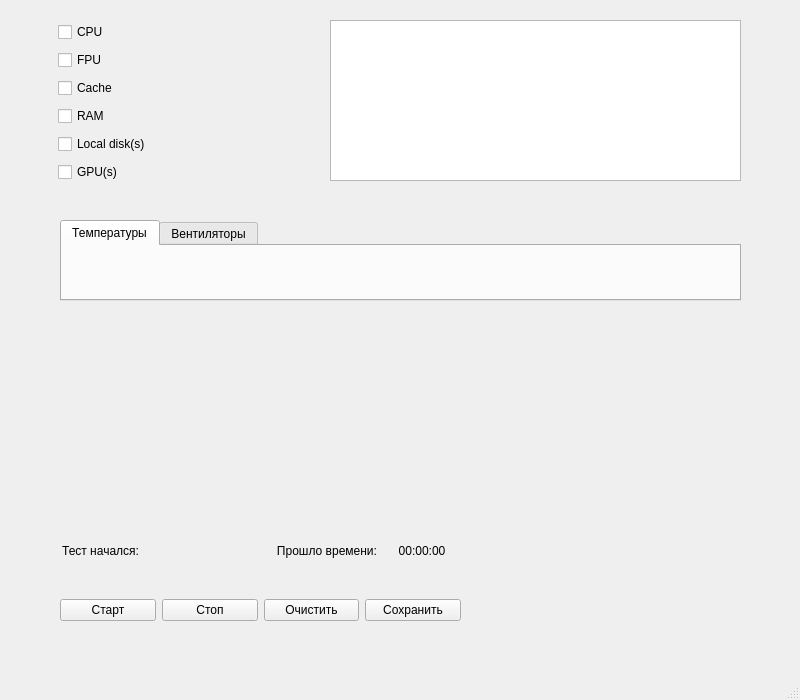
<?xml version="1.0" encoding="UTF-8"?>
<ui version="4.0">
 <class>StressTestApp</class>
 <widget class="QMainWindow" name="StressTestApp">
  <property name="geometry">
   <rect>
    <x>0</x>
    <y>0</y>
    <width>800</width>
    <height>700</height>
   </rect>
  </property>
  <property name="windowTitle">
   <string>StressTestApp</string>
  </property>
  <widget class="QWidget" name="centralwidget">
   <widget class="QWidget" name="horizontalLayoutWidget">
    <property name="geometry">
     <rect>
      <x>60</x>
      <y>590</y>
      <width>401</width>
      <height>41</height>
     </rect>
    </property>
    <layout class="QHBoxLayout" name="buttons_horizontalLayout">
     <item>
      <widget class="QPushButton" name="start_pushButton">
       <property name="text">
        <string>Старт</string>
       </property>
      </widget>
     </item>
     <item>
      <widget class="QPushButton" name="stop_pushButton">
       <property name="text">
        <string>Стоп</string>
       </property>
      </widget>
     </item>
     <item>
      <widget class="QPushButton" name="clear_pushButton">
       <property name="text">
        <string>Очистить</string>
       </property>
      </widget>
     </item>
     <item>
      <widget class="QPushButton" name="saveLogs_pushButton">
       <property name="text">
        <string>Сохранить</string>
       </property>
      </widget>
     </item>
    </layout>
   </widget>
   <widget class="QTabWidget" name="tabWidget">
    <property name="geometry">
     <rect>
      <x>60</x>
      <y>220</y>
      <width>681</width>
      <height>81</height>
     </rect>
    </property>
    <property name="currentIndex">
     <number>0</number>
    </property>
    <widget class="QWidget" name="temperatures">
     <attribute name="title">
      <string>Температуры</string>
     </attribute>
    </widget>
    <widget class="QWidget" name="coolingFans">
     <attribute name="title">
      <string>Вентиляторы</string>
     </attribute>
    </widget>
   </widget>
   <widget class="QWidget" name="horizontalLayoutWidget_2">
    <property name="geometry">
     <rect>
      <x>60</x>
      <y>530</y>
      <width>401</width>
      <height>41</height>
     </rect>
    </property>
    <layout class="QHBoxLayout" name="time_horizontalLayout">
     <item>
      <widget class="QLabel" name="testStarted_label">
       <property name="text">
        <string>Тест начался:</string>
       </property>
       <property name="alignment">
        <set>Qt::AlignRight|Qt::AlignTrailing|Qt::AlignVCenter</set>
       </property>
      </widget>
     </item>
     <item>
      <widget class="QLabel" name="currentDateTime_label">
       <property name="minimumSize">
        <size>
         <width>125</width>
         <height>0</height>
        </size>
       </property>
       <property name="text">
        <string/>
       </property>
       <property name="alignment">
        <set>Qt::AlignCenter</set>
       </property>
      </widget>
     </item>
     <item>
      <widget class="QLabel" name="elapsedTime_label">
       <property name="text">
        <string>Прошло времени:</string>
       </property>
       <property name="alignment">
        <set>Qt::AlignRight|Qt::AlignTrailing|Qt::AlignVCenter</set>
       </property>
      </widget>
     </item>
     <item>
      <widget class="QLabel" name="timer_label">
       <property name="text">
        <string>00:00:00</string>
       </property>
       <property name="alignment">
        <set>Qt::AlignCenter</set>
       </property>
      </widget>
     </item>
    </layout>
   </widget>
   <widget class="QWidget" name="verticalLayoutWidget">
    <property name="geometry">
     <rect>
      <x>58</x>
      <y>20</y>
      <width>191</width>
      <height>164</height>
     </rect>
    </property>
    <layout class="QVBoxLayout" name="checkBoxes_verticalLayout">
     <item>
      <widget class="QCheckBox" name="cpu_checkBox">
       <property name="text">
        <string>CPU</string>
       </property>
      </widget>
     </item>
     <item>
      <widget class="QCheckBox" name="fpu_checkBox">
       <property name="text">
        <string>FPU</string>
       </property>
      </widget>
     </item>
     <item>
      <widget class="QCheckBox" name="cache_checkBox">
       <property name="text">
        <string>Cache</string>
       </property>
      </widget>
     </item>
     <item>
      <widget class="QCheckBox" name="ram_checkBox">
       <property name="text">
        <string>RAM</string>
       </property>
      </widget>
     </item>
     <item>
      <widget class="QCheckBox" name="localDisk_checkBox">
       <property name="text">
        <string>Local disk(s)</string>
       </property>
      </widget>
     </item>
     <item>
      <widget class="QCheckBox" name="gpu_checkBox">
       <property name="text">
        <string>GPU(s)</string>
       </property>
      </widget>
     </item>
    </layout>
   </widget>
   <widget class="QTableWidget" name="logs_tableWidget">
    <property name="geometry">
     <rect>
      <x>330</x>
      <y>20</y>
      <width>411</width>
      <height>161</height>
     </rect>
    </property>
   </widget>
   <widget class="QWidget" name="verticalLayoutWidget_2">
    <property name="geometry">
     <rect>
      <x>60</x>
      <y>220</y>
      <width>681</width>
      <height>291</height>
     </rect>
    </property>
    <layout class="QVBoxLayout" name="cpuLoadLayout"/>
   </widget>
  </widget>
  <widget class="QMenuBar" name="menubar">
   <property name="geometry">
    <rect>
     <x>0</x>
     <y>0</y>
     <width>800</width>
     <height>21</height>
    </rect>
   </property>
  </widget>
  <widget class="QStatusBar" name="statusbar"/>
 </widget>
 <resources/>
 <connections/>
</ui>
